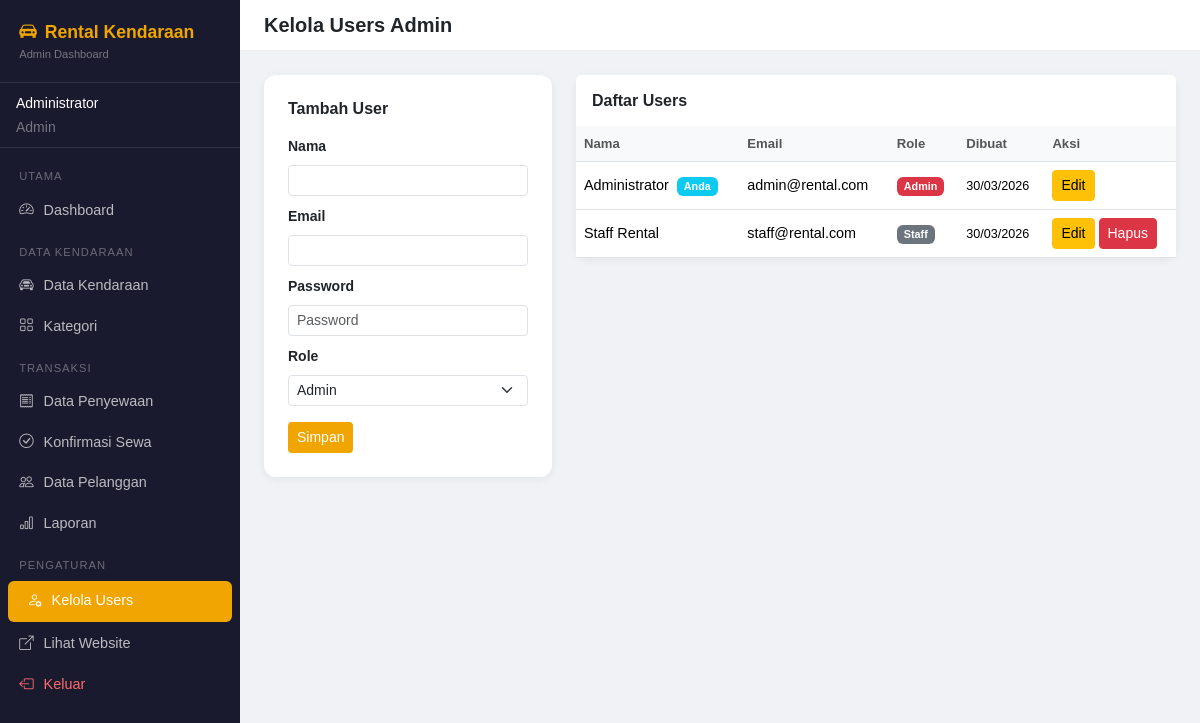
The page /backend/users.php (signed in) on the database its author committed.
### tables this page shows
CREATE TABLE IF NOT EXISTS users (
    id INT AUTO_INCREMENT PRIMARY KEY,
    nama VARCHAR(100) NOT NULL,
    email VARCHAR(100) UNIQUE NOT NULL,
    password VARCHAR(255) NOT NULL,
    role ENUM('admin', 'staff') DEFAULT 'staff',
    created_at TIMESTAMP DEFAULT CURRENT_TIMESTAMP
);

### backend/users.php (the view, shortened to what this page needs)
<?php
require_once '../config/database.php';
$list = $conn->query("SELECT * FROM users ORDER BY created_at DESC");
$editData = null;
?>
<?php include 'includes/header.php'; ?>
<?php include 'includes/sidebar.php'; ?>
<div class="main-content">
    <div class="topbar"><h5 class="mb-0 fw-bold">Kelola Users Admin</h5></div>
    <div class="content-area">
        <div class="row g-4">
            <div class="col-md-4">
                <div class="card page-card p-4">
                    <h6 class="fw-bold mb-3"><?= $editData ? 'Edit User' : 'Tambah User' ?></h6>
                    <form method="POST">
                        <div class="mb-2">
                            <label class="form-label small fw-semibold">Nama</label>
                            <input type="text" name="nama" class="form-control form-control-sm"
                                   value="<?= htmlspecialchars($editData['nama'] ?? '') ?>" required>
                        </div>
                        <div class="mb-2">
                            <label class="form-label small fw-semibold">Email</label>
                            <input type="email" name="email" class="form-control form-control-sm"
                                   value="<?= htmlspecialchars($editData['email'] ?? '') ?>" required>
                        </div>
                        <div class="mb-2">
                            <label class="form-label small fw-semibold">Password <?= $editData ? '(kosongkan jika tidak diubah)' : '' ?></label>
                            <input type="password" name="password" class="form-control form-control-sm" placeholder="Password">
                        </div>
                        <div class="mb-3">
                            <label class="form-label small fw-semibold">Role</label>
                            <select name="role" class="form-select form-select-sm">
                                <option value="admin" <?= ($editData['role']??'') == 'admin' ? 'selected' : '' ?>>Admin</option>
                            </select>
                        </div>
                        <div class="d-flex gap-2">
                            <button type="submit" class="btn btn-sm text-white" style="background:#f0a500;"><?= $editData ? 'Update' : 'Simpan' ?></button>
                        </div>
                    </form>
                </div>
            </div>
            <div class="col-md-8">
                <div class="card page-card">
                    <div class="card-header bg-white border-0 py-3">
                        <h6 class="mb-0 fw-bold">Daftar Users</h6>
                    </div>
                    <div class="table-responsive">
                        <table class="table table-hover mb-0">
                            <thead>
                                <tr><th>Nama</th><th>Email</th><th>Role</th><th>Dibuat</th><th>Aksi</th></tr>
                            </thead>
                            <tbody>
                                <?php while ($row = $list->fetch_assoc()): ?>
                                <tr>
                                    <td>
                                        <?= htmlspecialchars($row['nama']) ?>
                                        <?php if ($row['id'] == $_SESSION['user_id']): ?>
                                        <span class="badge bg-info ms-1">Anda</span>
                                        <?php endif; ?>
                                    </td>
                                    <td><?= $row['email'] ?></td>
                                    <td><span class="badge bg-<?= $row['role']=='admin'?'danger':'secondary' ?>"><?= ucfirst($row['role']) ?></span></td>
                                    <td><small><?= date('d/m/Y', strtotime($row['created_at'])) ?></small></td>
                                    <td>
                                        <a href="users.php?aksi=edit&id=<?= $row['id'] ?>" class="btn btn-sm btn-warning">Edit</a>
                                        <?php if ($row['id'] != $_SESSION['user_id']): ?>
                                        <a href="users.php?aksi=hapus&id=<?= $row['id'] ?>"
                                           class="btn btn-sm btn-danger"
                                           onclick="return confirm('Hapus user ini?')">Hapus</a>
                                        <?php endif; ?>
                                    </td>
                                </tr>
                                <?php endwhile; ?>
                            </tbody>
                        </table>
                    </div>
                </div>
            </div>
        </div>
    </div>
</div>
<?php include 'includes/footer.php'; ?>

### backend/includes/header.php (style rules this page uses)
body { background-color: #f0f2f5; font-family: sans-serif; }
.main-content { margin-left: 240px; min-height: 100vh; }
.topbar { background: #fff; padding: 0.8rem 1.5rem; border-bottom: 1px solid #eee; position: sticky; top: 0; z-index: 900; }
.content-area { padding: 1.5rem; }
.table thead th { background: #f8f9fa; font-size: 0.82rem; font-weight: 600; color: #555; }
.table td { vertical-align: middle; font-size: 0.9rem; }
.page-card { background: #fff; border-radius: 12px; border: none; box-shadow: 0 2px 10px rgba(0,0,0,0.06); }

### rows shown on the page
users: nama "Administrator", shows "Anda", email "admin@rental.com", role "Admin", created_at "30/03/2026"
users: nama "Staff Rental", email "staff@rental.com", role "Staff", created_at "30/03/2026"

### other values the page prints
$_SESSION['user_name'] "Administrator"
$_SESSION['user_role'] "Admin"
